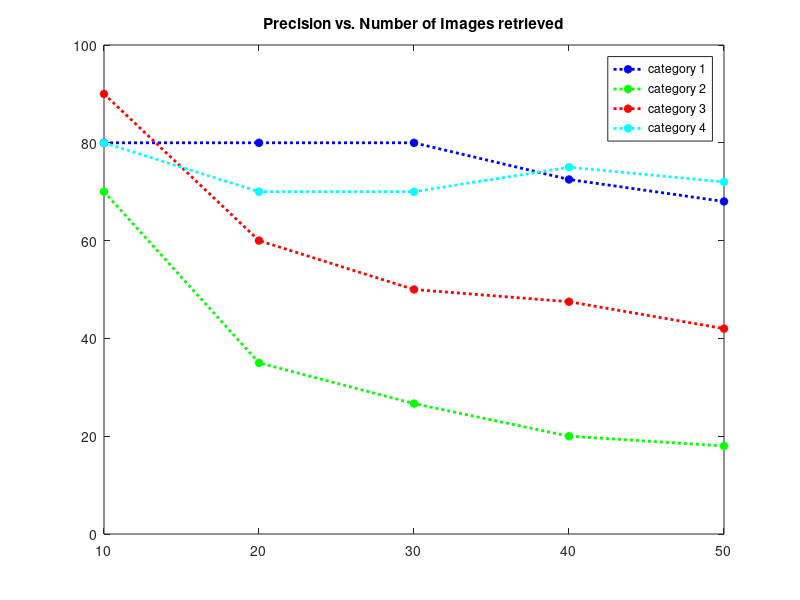

Source code (MATLAB):
 load ('IFile14');
 load ('IFile24');
 load ('IFile37');
 load ('IFile92');
% for i=1:length(I1)
%     I1(i,1)
% end



load ('category14');
load ('category24');
load ('category37');
load ('category92');


% for i=1:length(C14)
%     category14(i,1)
% end


precCountArray=zeros(4,3);
recallCountArray=[0,0,0,0];
recallPercent=[0,0,0,0];
numberOfImages=[10,20,30,40,50];
for l=1:4
    
 if(l==1)
  C=C14;
  I=I14;
 end
 if(l==2)
  C=C24;
  I=I24;
 end
 if(l==3)
  C=C37;
  I=I37;
 end
 if(l==4)
  C=C92;
  I=I92;
 end
 
 
 
 for i=1:length(C)
   for j=1:length(C)
     if (I(i,1)== C(j,1))
      recallCountArray(l)=recallCountArray(l)+1;
     end
   end
 end

 recallPercent(l)=recallCountArray(l)*100/length(C);
 recallPercent
 
count=0;
 for k=1:5
   for i=1:(k*10)
   for j=1:length(C)
     if (I(i,1)== C(j,1))
      count=count+1;
       
     end
   end
   end
   precCountArray(l,k)=count;
   count=0;
 end
 
 
 
end


prec10Percent=[0,0,0,0];
prec14Percent(1)=precCountArray(1,1)/0.1;
prec14Percent(2)=precCountArray(1,2)/0.2;
prec14Percent(3)=precCountArray(1,3)/0.3;
prec14Percent(4)=precCountArray(1,4)/0.4;
prec14Percent(5)=precCountArray(1,5)/0.5;


prec24Percent=[0,0,0,0];
prec24Percent(1)=precCountArray(2,1)/0.1;
prec24Percent(2)=precCountArray(2,2)/0.2;
prec24Percent(3)=precCountArray(2,3)/0.3;
prec24Percent(4)=precCountArray(2,4)/0.4;
prec24Percent(5)=precCountArray(2,5)/0.5;


prec37Percent=[0,0,0,0];
prec37Percent(1)=precCountArray(3,1)/0.1;
prec37Percent(2)=precCountArray(3,2)/0.2;
prec37Percent(3)=precCountArray(3,3)/0.3;
prec37Percent(4)=precCountArray(3,4)/0.4;
prec37Percent(5)=precCountArray(3,5)/0.5;


prec92Percent=[0,0,0,0];
prec92Percent(1)=precCountArray(4,1)/0.1;
prec92Percent(2)=precCountArray(4,2)/0.2;
prec92Percent(3)=precCountArray(4,3)/0.3;
prec92Percent(4)=precCountArray(4,4)/0.4;
prec92Percent(5)=precCountArray(4,5)/0.5;
% 
% imgId = [14,24,37,92];
% % for i=1:4
% %     a(i,:)=num2str(recallPercent(i));
% %     
% % end
% % 
% % precCountArray
% % recallCountArray
% % prec10Percent
% % recallPercent
% bar(recallPercent,prec10Percent);

plot(numberOfImages,prec14Percent,'b*:','LineWidth',2);
hold on;
plot(numberOfImages,prec24Percent,'g*:','LineWidth',2);
plot(numberOfImages,prec37Percent,'r*:','LineWidth',2);
plot(numberOfImages,prec92Percent,'c*:','LineWidth',2),legend('category 1','category 2','category 3','category 4'),
title('Precision vs. Number of Images retrieved');
hold off;
% % 
% % figure;
% % err14Percent = 100 - prec14Percent(1,:);
% % err24Percent = 100 - prec24Percent(1,:);
% % err37Percent = 100 - prec37Percent(1,:);
% % err92Percent = 100 - prec92Percent(1,:);
% % 
% % plot(numberOfImages,err14Percent,'b*:','LineWidth',2);
% % hold on;
% % plot(numberOfImages,err24Percent,'g*:','LineWidth',2);
% % plot(numberOfImages,err37Percent,'r*:','LineWidth',2);
% % plot(numberOfImages,err92Percent,'c*:','LineWidth',2),legend('category 1','category 2','category 3','category 4'),
% % title('Error rate vs. Number of Images retrieved');
% % hold off;

%   